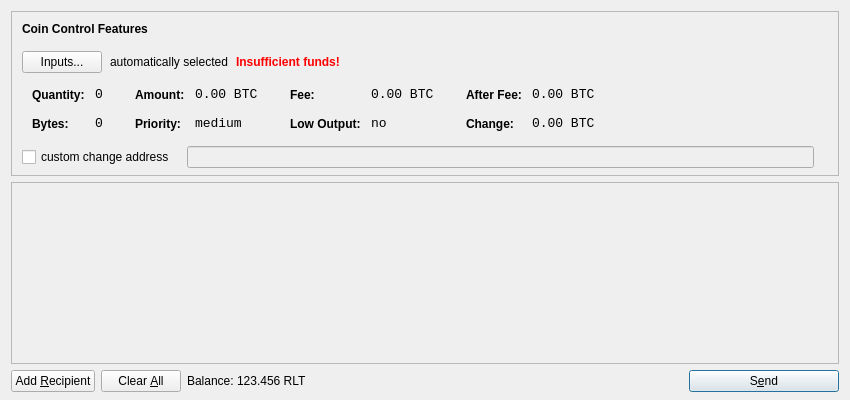
<?xml version="1.0" encoding="UTF-8"?>
<ui version="4.0">
 <class>SendCoinsDialog</class>
 <widget class="QDialog" name="SendCoinsDialog">
  <property name="geometry">
   <rect>
    <x>0</x>
    <y>0</y>
    <width>850</width>
    <height>400</height>
   </rect>
  </property>
  <property name="windowTitle">
   <string>Send Coins</string>
  </property>
  <layout class="QVBoxLayout" name="verticalLayout" stretch="0,1,0">
   <property name="bottomMargin">
    <number>8</number>
   </property>
   <item>
    <widget class="QFrame" name="frameCoinControl">
     <property name="sizePolicy">
      <sizepolicy hsizetype="Expanding" vsizetype="Expanding">
       <horstretch>0</horstretch>
       <verstretch>0</verstretch>
      </sizepolicy>
     </property>
     <property name="maximumSize">
      <size>
       <width>16777215</width>
       <height>16777215</height>
      </size>
     </property>
     <property name="frameShape">
      <enum>QFrame::StyledPanel</enum>
     </property>
     <property name="frameShadow">
      <enum>QFrame::Sunken</enum>
     </property>
     <layout class="QVBoxLayout" name="verticalLayoutCoinControl2">
      <property name="spacing">
       <number>-1</number>
      </property>
      <property name="leftMargin">
       <number>0</number>
      </property>
      <property name="topMargin">
       <number>0</number>
      </property>
      <property name="rightMargin">
       <number>0</number>
      </property>
      <property name="bottomMargin">
       <number>6</number>
      </property>
      <item>
       <layout class="QVBoxLayout" name="verticalLayoutCoinControl" stretch="0,0,0,0,1">
        <property name="spacing">
         <number>0</number>
        </property>
        <property name="leftMargin">
         <number>10</number>
        </property>
        <property name="topMargin">
         <number>10</number>
        </property>
        <item>
         <layout class="QHBoxLayout" name="horizontalLayoutCoinControl1">
          <property name="bottomMargin">
           <number>15</number>
          </property>
          <item>
           <widget class="QLabel" name="labelCoinControlFeatures">
            <property name="sizePolicy">
             <sizepolicy hsizetype="Preferred" vsizetype="Maximum">
              <horstretch>0</horstretch>
              <verstretch>0</verstretch>
             </sizepolicy>
            </property>
            <property name="font">
             <font>
              <weight>75</weight>
              <bold>true</bold>
             </font>
            </property>
            <property name="styleSheet">
             <string notr="true">font-weight:bold;</string>
            </property>
            <property name="text">
             <string>Coin Control Features</string>
            </property>
           </widget>
          </item>
         </layout>
        </item>
        <item>
         <layout class="QHBoxLayout" name="horizontalLayoutCoinControl2" stretch="0,0,0,0">
          <property name="spacing">
           <number>8</number>
          </property>
          <property name="bottomMargin">
           <number>10</number>
          </property>
          <item>
           <widget class="QPushButton" name="pushButtonCoinControl">
            <property name="styleSheet">
             <string notr="true"/>
            </property>
            <property name="text">
             <string>Inputs...</string>
            </property>
           </widget>
          </item>
          <item>
           <widget class="QLabel" name="labelCoinControlAutomaticallySelected">
            <property name="text">
             <string>automatically selected</string>
            </property>
            <property name="margin">
             <number>5</number>
            </property>
           </widget>
          </item>
          <item>
           <widget class="QLabel" name="labelCoinControlInsuffFunds">
            <property name="font">
             <font>
              <weight>75</weight>
              <bold>true</bold>
             </font>
            </property>
            <property name="styleSheet">
             <string notr="true">color:red;font-weight:bold;</string>
            </property>
            <property name="text">
             <string>Insufficient funds!</string>
            </property>
            <property name="margin">
             <number>5</number>
            </property>
           </widget>
          </item>
          <item>
           <spacer name="horizontalSpacerCoinControl">
            <property name="orientation">
             <enum>Qt::Horizontal</enum>
            </property>
            <property name="sizeHint" stdset="0">
             <size>
              <width>40</width>
              <height>1</height>
             </size>
            </property>
           </spacer>
          </item>
         </layout>
        </item>
        <item>
         <widget class="QWidget" name="widgetCoinControl" native="true">
          <property name="sizePolicy">
           <sizepolicy hsizetype="Preferred" vsizetype="Preferred">
            <horstretch>0</horstretch>
            <verstretch>0</verstretch>
           </sizepolicy>
          </property>
          <property name="minimumSize">
           <size>
            <width>0</width>
            <height>0</height>
           </size>
          </property>
          <property name="styleSheet">
           <string notr="true"/>
          </property>
          <layout class="QHBoxLayout" name="horizontalLayoutCoinControl5">
           <property name="margin">
            <number>0</number>
           </property>
           <item>
            <layout class="QHBoxLayout" name="horizontalLayoutCoinControl3" stretch="0,0,0,1">
             <property name="spacing">
              <number>20</number>
             </property>
             <property name="topMargin">
              <number>0</number>
             </property>
             <property name="bottomMargin">
              <number>10</number>
             </property>
             <item>
              <layout class="QFormLayout" name="formLayoutCoinControl1">
               <property name="horizontalSpacing">
                <number>10</number>
               </property>
               <property name="verticalSpacing">
                <number>14</number>
               </property>
               <property name="leftMargin">
                <number>10</number>
               </property>
               <property name="topMargin">
                <number>4</number>
               </property>
               <property name="rightMargin">
                <number>6</number>
               </property>
               <item row="0" column="0">
                <widget class="QLabel" name="labelCoinControlQuantityText">
                 <property name="styleSheet">
                  <string notr="true">font-weight:bold;</string>
                 </property>
                 <property name="text">
                  <string>Quantity:</string>
                 </property>
                 <property name="margin">
                  <number>0</number>
                 </property>
                </widget>
               </item>
               <item row="0" column="1">
                <widget class="QLabel" name="labelCoinControlQuantity">
                 <property name="font">
                  <font>
                   <family>Monospace</family>
                   <pointsize>10</pointsize>
                  </font>
                 </property>
                 <property name="cursor">
                  <cursorShape>IBeamCursor</cursorShape>
                 </property>
                 <property name="contextMenuPolicy">
                  <enum>Qt::ActionsContextMenu</enum>
                 </property>
                 <property name="text">
                  <string notr="true">0</string>
                 </property>
                 <property name="margin">
                  <number>0</number>
                 </property>
                 <property name="textInteractionFlags">
                  <set>Qt::LinksAccessibleByMouse|Qt::TextSelectableByKeyboard|Qt::TextSelectableByMouse</set>
                 </property>
                </widget>
               </item>
               <item row="1" column="0">
                <widget class="QLabel" name="labelCoinControlBytesText">
                 <property name="styleSheet">
                  <string notr="true">font-weight:bold;</string>
                 </property>
                 <property name="text">
                  <string>Bytes:</string>
                 </property>
                </widget>
               </item>
               <item row="1" column="1">
                <widget class="QLabel" name="labelCoinControlBytes">
                 <property name="font">
                  <font>
                   <family>Monospace</family>
                   <pointsize>10</pointsize>
                  </font>
                 </property>
                 <property name="cursor">
                  <cursorShape>IBeamCursor</cursorShape>
                 </property>
                 <property name="contextMenuPolicy">
                  <enum>Qt::ActionsContextMenu</enum>
                 </property>
                 <property name="text">
                  <string notr="true">0</string>
                 </property>
                 <property name="textInteractionFlags">
                  <set>Qt::LinksAccessibleByMouse|Qt::TextSelectableByKeyboard|Qt::TextSelectableByMouse</set>
                 </property>
                </widget>
               </item>
              </layout>
             </item>
             <item>
              <layout class="QFormLayout" name="formLayoutCoinControl2">
               <property name="horizontalSpacing">
                <number>10</number>
               </property>
               <property name="verticalSpacing">
                <number>14</number>
               </property>
               <property name="leftMargin">
                <number>6</number>
               </property>
               <property name="topMargin">
                <number>4</number>
               </property>
               <property name="rightMargin">
                <number>6</number>
               </property>
               <item row="0" column="0">
                <widget class="QLabel" name="labelCoinControlAmountText">
                 <property name="styleSheet">
                  <string notr="true">font-weight:bold;</string>
                 </property>
                 <property name="text">
                  <string>Amount:</string>
                 </property>
                 <property name="margin">
                  <number>0</number>
                 </property>
                </widget>
               </item>
               <item row="0" column="1">
                <widget class="QLabel" name="labelCoinControlAmount">
                 <property name="font">
                  <font>
                   <family>Monospace</family>
                   <pointsize>10</pointsize>
                  </font>
                 </property>
                 <property name="cursor">
                  <cursorShape>IBeamCursor</cursorShape>
                 </property>
                 <property name="contextMenuPolicy">
                  <enum>Qt::ActionsContextMenu</enum>
                 </property>
                 <property name="text">
                  <string notr="true">0.00 BTC</string>
                 </property>
                 <property name="textInteractionFlags">
                  <set>Qt::LinksAccessibleByMouse|Qt::TextSelectableByKeyboard|Qt::TextSelectableByMouse</set>
                 </property>
                </widget>
               </item>
               <item row="1" column="0">
                <widget class="QLabel" name="labelCoinControlPriorityText">
                 <property name="styleSheet">
                  <string notr="true">font-weight:bold;</string>
                 </property>
                 <property name="text">
                  <string>Priority:</string>
                 </property>
                </widget>
               </item>
               <item row="1" column="1">
                <widget class="QLabel" name="labelCoinControlPriority">
                 <property name="font">
                  <font>
                   <family>Monospace</family>
                   <pointsize>10</pointsize>
                  </font>
                 </property>
                 <property name="cursor">
                  <cursorShape>IBeamCursor</cursorShape>
                 </property>
                 <property name="contextMenuPolicy">
                  <enum>Qt::ActionsContextMenu</enum>
                 </property>
                 <property name="text">
                  <string>medium</string>
                 </property>
                 <property name="textInteractionFlags">
                  <set>Qt::LinksAccessibleByMouse|Qt::TextSelectableByKeyboard|Qt::TextSelectableByMouse</set>
                 </property>
                </widget>
               </item>
              </layout>
             </item>
             <item>
              <layout class="QFormLayout" name="formLayoutCoinControl3">
               <property name="horizontalSpacing">
                <number>10</number>
               </property>
               <property name="verticalSpacing">
                <number>14</number>
               </property>
               <property name="leftMargin">
                <number>6</number>
               </property>
               <property name="topMargin">
                <number>4</number>
               </property>
               <property name="rightMargin">
                <number>6</number>
               </property>
               <item row="0" column="0">
                <widget class="QLabel" name="labelCoinControlFeeText">
                 <property name="styleSheet">
                  <string notr="true">font-weight:bold;</string>
                 </property>
                 <property name="text">
                  <string>Fee:</string>
                 </property>
                 <property name="margin">
                  <number>0</number>
                 </property>
                </widget>
               </item>
               <item row="0" column="1">
                <widget class="QLabel" name="labelCoinControlFee">
                 <property name="font">
                  <font>
                   <family>Monospace</family>
                   <pointsize>10</pointsize>
                  </font>
                 </property>
                 <property name="cursor">
                  <cursorShape>IBeamCursor</cursorShape>
                 </property>
                 <property name="contextMenuPolicy">
                  <enum>Qt::ActionsContextMenu</enum>
                 </property>
                 <property name="text">
                  <string notr="true">0.00 BTC</string>
                 </property>
                 <property name="textInteractionFlags">
                  <set>Qt::LinksAccessibleByMouse|Qt::TextSelectableByKeyboard|Qt::TextSelectableByMouse</set>
                 </property>
                </widget>
               </item>
               <item row="1" column="0">
                <widget class="QLabel" name="labelCoinControlLowOutputText">
                 <property name="styleSheet">
                  <string notr="true">font-weight:bold;</string>
                 </property>
                 <property name="text">
                  <string>Low Output:</string>
                 </property>
                </widget>
               </item>
               <item row="1" column="1">
                <widget class="QLabel" name="labelCoinControlLowOutput">
                 <property name="font">
                  <font>
                   <family>Monospace</family>
                   <pointsize>10</pointsize>
                  </font>
                 </property>
                 <property name="cursor">
                  <cursorShape>IBeamCursor</cursorShape>
                 </property>
                 <property name="contextMenuPolicy">
                  <enum>Qt::ActionsContextMenu</enum>
                 </property>
                 <property name="text">
                  <string>no</string>
                 </property>
                 <property name="textInteractionFlags">
                  <set>Qt::LinksAccessibleByMouse|Qt::TextSelectableByKeyboard|Qt::TextSelectableByMouse</set>
                 </property>
                </widget>
               </item>
              </layout>
             </item>
             <item>
              <layout class="QFormLayout" name="formLayoutCoinControl4">
               <property name="horizontalSpacing">
                <number>10</number>
               </property>
               <property name="verticalSpacing">
                <number>14</number>
               </property>
               <property name="leftMargin">
                <number>6</number>
               </property>
               <property name="topMargin">
                <number>4</number>
               </property>
               <property name="rightMargin">
                <number>6</number>
               </property>
               <item row="0" column="0">
                <widget class="QLabel" name="labelCoinControlAfterFeeText">
                 <property name="styleSheet">
                  <string notr="true">font-weight:bold;</string>
                 </property>
                 <property name="text">
                  <string>After Fee:</string>
                 </property>
                 <property name="margin">
                  <number>0</number>
                 </property>
                </widget>
               </item>
               <item row="0" column="1">
                <widget class="QLabel" name="labelCoinControlAfterFee">
                 <property name="font">
                  <font>
                   <family>Monospace</family>
                   <pointsize>10</pointsize>
                  </font>
                 </property>
                 <property name="cursor">
                  <cursorShape>IBeamCursor</cursorShape>
                 </property>
                 <property name="contextMenuPolicy">
                  <enum>Qt::ActionsContextMenu</enum>
                 </property>
                 <property name="text">
                  <string notr="true">0.00 BTC</string>
                 </property>
                 <property name="textInteractionFlags">
                  <set>Qt::LinksAccessibleByMouse|Qt::TextSelectableByKeyboard|Qt::TextSelectableByMouse</set>
                 </property>
                </widget>
               </item>
               <item row="1" column="0">
                <widget class="QLabel" name="labelCoinControlChangeText">
                 <property name="styleSheet">
                  <string notr="true">font-weight:bold;</string>
                 </property>
                 <property name="text">
                  <string>Change:</string>
                 </property>
                </widget>
               </item>
               <item row="1" column="1">
                <widget class="QLabel" name="labelCoinControlChange">
                 <property name="font">
                  <font>
                   <family>Monospace</family>
                   <pointsize>10</pointsize>
                  </font>
                 </property>
                 <property name="cursor">
                  <cursorShape>IBeamCursor</cursorShape>
                 </property>
                 <property name="contextMenuPolicy">
                  <enum>Qt::ActionsContextMenu</enum>
                 </property>
                 <property name="text">
                  <string notr="true">0.00 BTC</string>
                 </property>
                 <property name="textInteractionFlags">
                  <set>Qt::LinksAccessibleByMouse|Qt::TextSelectableByKeyboard|Qt::TextSelectableByMouse</set>
                 </property>
                </widget>
               </item>
              </layout>
             </item>
            </layout>
           </item>
          </layout>
         </widget>
        </item>
        <item>
         <layout class="QHBoxLayout" name="horizontalLayoutCoinControl4" stretch="0,0,0">
          <property name="spacing">
           <number>12</number>
          </property>
          <property name="sizeConstraint">
           <enum>QLayout::SetDefaultConstraint</enum>
          </property>
          <property name="topMargin">
           <number>5</number>
          </property>
          <property name="rightMargin">
           <number>5</number>
          </property>
          <item>
           <widget class="QCheckBox" name="checkBoxCoinControlChange">
            <property name="text">
             <string>custom change address</string>
            </property>
           </widget>
          </item>
          <item>
           <widget class="QLineEdit" name="lineEditCoinControlChange">
            <property name="enabled">
             <bool>false</bool>
            </property>
            <property name="sizePolicy">
             <sizepolicy hsizetype="Expanding" vsizetype="Fixed">
              <horstretch>0</horstretch>
              <verstretch>0</verstretch>
             </sizepolicy>
            </property>
           </widget>
          </item>
          <item>
           <widget class="QLabel" name="labelCoinControlChangeLabel">
            <property name="sizePolicy">
             <sizepolicy hsizetype="Preferred" vsizetype="Expanding">
              <horstretch>0</horstretch>
              <verstretch>0</verstretch>
             </sizepolicy>
            </property>
            <property name="minimumSize">
             <size>
              <width>0</width>
              <height>0</height>
             </size>
            </property>
            <property name="text">
             <string/>
            </property>
            <property name="margin">
             <number>3</number>
            </property>
           </widget>
          </item>
         </layout>
        </item>
        <item>
         <spacer name="verticalSpacerCoinControl">
          <property name="orientation">
           <enum>Qt::Vertical</enum>
          </property>
          <property name="sizeHint" stdset="0">
           <size>
            <width>800</width>
            <height>1</height>
           </size>
          </property>
         </spacer>
        </item>
       </layout>
      </item>
     </layout>
    </widget>
   </item>
   <item>
    <widget class="QScrollArea" name="scrollArea">
     <property name="widgetResizable">
      <bool>true</bool>
     </property>
     <widget class="QWidget" name="scrollAreaWidgetContents">
      <property name="geometry">
       <rect>
        <x>0</x>
        <y>0</y>
        <width>830</width>
        <height>165</height>
       </rect>
      </property>
      <layout class="QVBoxLayout" name="verticalLayout_2">
       <property name="margin">
        <number>0</number>
       </property>
       <item>
        <layout class="QVBoxLayout" name="entries">
         <property name="spacing">
          <number>6</number>
         </property>
        </layout>
       </item>
       <item>
        <spacer name="verticalSpacer">
         <property name="orientation">
          <enum>Qt::Vertical</enum>
         </property>
         <property name="sizeHint" stdset="0">
          <size>
           <width>20</width>
           <height>40</height>
          </size>
         </property>
        </spacer>
       </item>
      </layout>
     </widget>
    </widget>
   </item>
   <item>
    <layout class="QHBoxLayout" name="horizontalLayout">
     <item>
      <widget class="QPushButton" name="addButton">
       <property name="toolTip">
        <string>Send to multiple recipients at once</string>
       </property>
       <property name="text">
        <string>Add &amp;Recipient</string>
       </property>
       <property name="icon">
        <iconset resource="../bitcoin.qrc">
         <normaloff>:/icons/add</normaloff>:/icons/add</iconset>
       </property>
       <property name="autoDefault">
        <bool>false</bool>
       </property>
      </widget>
     </item>
     <item>
      <widget class="QPushButton" name="clearButton">
       <property name="sizePolicy">
        <sizepolicy hsizetype="Minimum" vsizetype="Fixed">
         <horstretch>0</horstretch>
         <verstretch>0</verstretch>
        </sizepolicy>
       </property>
       <property name="toolTip">
        <string>Remove all transaction fields</string>
       </property>
       <property name="text">
        <string>Clear &amp;All</string>
       </property>
       <property name="icon">
        <iconset resource="../bitcoin.qrc">
         <normaloff>:/icons/remove</normaloff>:/icons/remove</iconset>
       </property>
       <property name="autoRepeatDelay">
        <number>300</number>
       </property>
       <property name="autoDefault">
        <bool>false</bool>
       </property>
      </widget>
     </item>
     <item>
      <layout class="QHBoxLayout" name="horizontalLayout_2">
       <property name="spacing">
        <number>3</number>
       </property>
       <item>
        <widget class="QLabel" name="label">
         <property name="text">
          <string>Balance:</string>
         </property>
        </widget>
       </item>
       <item>
        <widget class="QLabel" name="labelBalance">
         <property name="cursor">
          <cursorShape>IBeamCursor</cursorShape>
         </property>
         <property name="text">
          <string>123.456 RLT</string>
         </property>
         <property name="textInteractionFlags">
          <set>Qt::LinksAccessibleByMouse|Qt::TextSelectableByKeyboard|Qt::TextSelectableByMouse</set>
         </property>
        </widget>
       </item>
      </layout>
     </item>
     <item>
      <spacer name="horizontalSpacer">
       <property name="orientation">
        <enum>Qt::Horizontal</enum>
       </property>
       <property name="sizeHint" stdset="0">
        <size>
         <width>40</width>
         <height>20</height>
        </size>
       </property>
      </spacer>
     </item>
     <item>
      <widget class="QPushButton" name="sendButton">
       <property name="minimumSize">
        <size>
         <width>150</width>
         <height>0</height>
        </size>
       </property>
       <property name="toolTip">
        <string>Confirm the send action</string>
       </property>
       <property name="text">
        <string>S&amp;end</string>
       </property>
       <property name="icon">
        <iconset resource="../bitcoin.qrc">
         <normaloff>:/icons/send</normaloff>:/icons/send</iconset>
       </property>
       <property name="default">
        <bool>true</bool>
       </property>
      </widget>
     </item>
    </layout>
   </item>
  </layout>
 </widget>
 <resources>
  <include location="../bitcoin.qrc"/>
 </resources>
 <connections/>
</ui>
